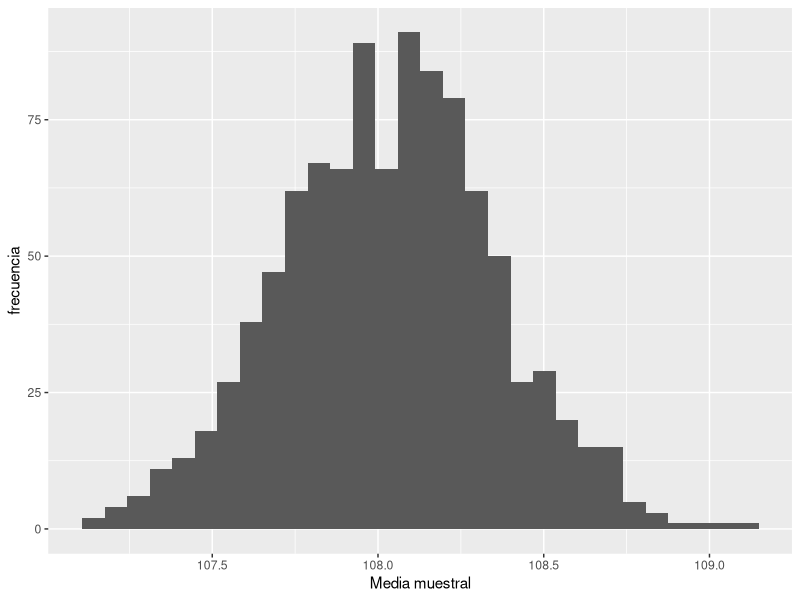

This figure's R source:
require(tidyverse)
set.seed(1234)

##################################################
######## Estimación de la media poblacional ######
##################################################

NN=1e6
poblacion=rnorm(NN,108,5)  #distribución de la altura de niñas de 5 años en la población

nn=250 #tamaño muestral

########### Estimación puntual

muestra=sample(poblacion,nn) #muestreo simple
mean(muestra) #media muestral de la altura
mean(muestra<100) #proporcioón muestral de niñas con un altura inferior a 1 metro

########### Distribución de la media muestral
K=1000 #Número de muestras 
medias=replicate(K,mean(sample(poblacion,nn))) 
qplot(medias,ylab="frecuencia",xlab="Media muestral") 

########### Estimación por intervalos
t.test(muestra) #intervalo de confianza
t.test((muestra<100)) #intervalo de confianza para la proporción

##################################################
######## Determinación del tamaño muestral ######
##################################################

e=.5 #margen de error
alfa=.05 # (1-alfa) es el nivel de confianza
sigma=6 # acotamos la desviación tipica
z=qnorm(1-alfa/2) #cuantil de la normal

nn=ceiling(z^2/e^2*sigma^2) #tamaño muestral requerido
muestra1=sample(poblacion,nn) #muestreo simple
intervalo=t.test(muestra1)$conf.int
intervalo
diff(intervalo)/2 #semi-longitud del interval: margen de error 

##################################################
######## Contrastes de Hipotesis #################
##################################################
NN=1e6
poblacion=rnorm(NN,325,10) #distribución del contenido de las botellas de coca-cola

nn=50 #tamaño muestral
muestra2=sample(poblacion,nn) #muestreo simple

########### Contraste unilateral
t.test(muestra2,alternative="less",mu=330)

########### Contraste bilateral
t.test(muestra2,mu=330)

########### Comparación de medias
poblacionA=rnorm(NN,15,10);poblacionB=rnorm(NN,20,10) 
nA=nB=nn #tamaños muestrales
muestraA=sample(poblacionA,nA) 
muestraB=sample(poblacionB,nB) 
t.test(muestraA,muestraB,var.equal = TRUE)


